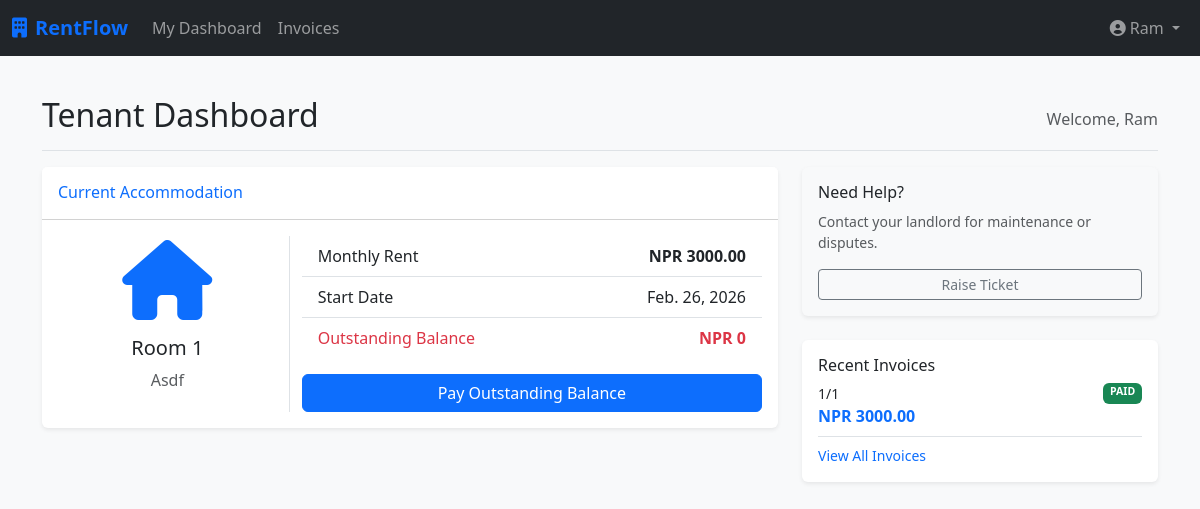
/dashboard/tenant/ (signed in), run on the app's committed database.
### properties/models.py (models this page shows, shortened)
class Tenancy(models.Model):
    tenant = models.ForeignKey(User, on_delete=models.CASCADE, related_name='tenancies')
    room = models.ForeignKey(Room, on_delete=models.CASCADE, related_name='tenancies')
    start_date = models.DateField()
    end_date = models.DateField(null=True, blank=True)
    is_active = models.BooleanField(default=True, db_index=True)
    class Meta:
        verbose_name_plural = "Tenancies"

class Room(models.Model):
    property = models.ForeignKey(Property, on_delete=models.CASCADE, related_name='rooms')
    room_number = models.CharField(max_length=10)
    monthly_rent = models.DecimalField(max_digits=10, decimal_places=2)
    capacity = models.IntegerField(default=1)
    is_active = models.BooleanField(default=True)
    created_at = models.DateTimeField(auto_now_add=True)

class Property(models.Model):
    landlord = models.ForeignKey(User, on_delete=models.CASCADE, related_name='properties')
    name = models.CharField(max_length=100)
    address = models.TextField()
    description = models.TextField(blank=True)
    created_at = models.DateTimeField(auto_now_add=True)
    class Meta:
        verbose_name_plural = "Properties"

### payments/models.py (models this page shows, shortened)
class RentInvoice(models.Model):
    STATUS_CHOICES = (
        ('PENDING', 'Pending'),
        ('PAID', 'Paid'),
        ('LATE', 'Late'),
    )
    tenancy = models.ForeignKey('properties.Tenancy', on_delete=models.CASCADE)
    month = models.IntegerField()
    year = models.IntegerField()
    amount = models.DecimalField(max_digits=10, decimal_places=2)
    due_date = models.DateField()
    status = models.CharField(max_length=10, choices=STATUS_CHOICES, default='PENDING', db_index=True)
    generated_at = models.DateTimeField(auto_now_add=True)
    class Meta:
        unique_together = ['tenancy', 'month', 'year']

### dashboard/views.py (the view)
# urls.py: path('tenant/', TenantDashboardView.as_view(), name='tenant_dash'),
class TenantDashboardView(TenantRequiredMixin, TemplateView):
    template_name = 'dashboard/tenant_dash.html'
    def get_context_data(self, **kwargs):
        context = super().get_context_data(**kwargs)
        user = self.request.user
        tenancy = Tenancy.objects.filter(tenant=user, is_active=True).first()
        context['tenancy'] = tenancy
        if tenancy:
            invoices = RentInvoice.objects.filter(tenancy=tenancy).order_by('-year', '-month')
            context['invoices'] = invoices
            total_due = invoices.aggregate(Sum('amount'))['amount__sum'] or 0
            total_paid = Payment.objects.filter(invoice__tenancy=tenancy).aggregate(Sum('paid_amount'))['paid_amount__sum'] or 0
            context['outstanding_balance'] = total_due - total_paid
        return context

### core/mixins.py (called while the page is built)
    def test_func(self):
        user = self.request.user
        return user.is_authenticated and hasattr(user, 'profile') and user.profile.role == 'TENANT'

### dashboard/templates/dashboard/tenant_dash.html (shortened to what this page needs)
{% extends 'core/base.html' %}
{% block content %}
<div class="d-flex justify-content-between flex-wrap flex-md-nowrap align-items-center pt-3 pb-2 mb-3 border-bottom">
    <h1 class="h2">Tenant Dashboard</h1>
    <div class="btn-toolbar mb-2 mb-md-0 text-muted">
        Welcome, {{ user.username }}
    </div>
</div>
{% if tenancy %}
<div class="row">
    <div class="col-lg-8 mb-4">
        <div class="card shadow-sm border-0">
            <div class="card-header bg-white py-3">
                <h6 class="m-0 font-weight-bold text-primary">Current Accommodation</h6>
            </div>
            <div class="card-body">
                <div class="row align-items-center">
                    <div class="col-md-4 text-center">
                        <i class="fas fa-home fa-5x text-primary mb-3"></i>
                        <h5>Room {{ tenancy.room.room_number }}</h5>
                        <p class="text-muted">{{ tenancy.room.property.name }}</p>
                    </div>
                    <div class="col-md-8 border-start">
                        <ul class="list-group list-group-flush">
                            <li class="list-group-item d-flex justify-content-between align-items-center">
                                Monthly Rent <span><strong>NPR {{ tenancy.room.monthly_rent }}</strong></span>
                            </li>
                            <li class="list-group-item d-flex justify-content-between align-items-center">
                                Start Date <span>{{ tenancy.start_date }}</span>
                            </li>
                            <li class="list-group-item d-flex justify-content-between align-items-center text-danger">
                                Outstanding Balance <span><strong>NPR {{ outstanding_balance }}</strong></span>
                            </li>
                        </ul>
                        <div class="d-grid mt-3">
                            <a href="{% url 'payments:invoice_list' %}" class="btn btn-primary">Pay Outstanding
                                Balance</a>
                        </div>
                    </div>
                </div>
            </div>
        </div>
    </div>
    <div class="col-lg-4 mb-4">
        <div class="card shadow-sm border-0 mb-4 bg-light">
            <div class="card-body">
                <h6>Need Help?</h6>
                <p class="small text-muted">Contact your landlord for maintenance or disputes.</p>
                <button class="btn btn-sm btn-outline-secondary w-100">Raise Ticket</button>
            </div>
        </div>
        <div class="card shadow-sm border-0">
            <div class="card-body">
                <h6>Recent Invoices</h6>
                <ul class="list-unstyled mb-0">
                    {% for invoice in invoices|slice:":3" %}
                    <li class="mb-2 pb-2 border-bottom">
                        <div class="d-flex justify-content-between small">
                            <span>{{ invoice.month }}/{{ invoice.year }}</span>
                            <span
                                class="badge {% if invoice.status == 'PAID' %}bg-success{% else %}bg-warning text-dark{% endif %}">
                                {{ invoice.status }}
                            </span>
                        </div>
                        <div class="text-primary fw-bold">NPR {{ invoice.amount }}</div>
                    </li>
                    {% empty %}
                    <li class="text-muted small">No invoices yet.</li>
                    {% endfor %}
                </ul>
                <a href="{% url 'payments:invoice_list' %}" class="small text-decoration-none mt-2 d-block">View All
                    Invoices</a>
            </div>
        </div>
    </div>
</div>
{% else %}
<div class="alert alert-info py-5 text-center">
    <i class="fas fa-info-circle fa-3x mb-3 text-info"></i>
    <h4>No active tenancy found!</h4>
    <p class="mb-0">You are currently not assigned to any room. Please contact the landlord or administrator.</p>
</div>
{% endif %}
{% endblock %}

### core/templates/core/base.html (shortened to what this page needs)
<!DOCTYPE html>
<html lang="en">
<head>
    <link href="https://cdn.jsdelivr.net/npm/bootstrap@5.3.0/dist/css/bootstrap.min.css" rel="stylesheet">
    <link rel="stylesheet" href="https://cdnjs.cloudflare.com/ajax/libs/font-awesome/6.0.0/all.min.css">
</head>
<body>
    <nav class="navbar navbar-expand-lg navbar-dark bg-dark mb-4">
        <div class="container-fluid">
            <a class="navbar-brand" href="#"><i class="fa-solid fa-building me-2"></i>RentFlow</a>
            <div class="collapse navbar-collapse" id="navbarNav">
                <ul class="navbar-nav me-auto">
                    {% if user.is_authenticated %}
                    {% if user.profile.role == 'LANDLORD' %}
                    <li class="nav-item">
                        <a class="nav-item nav-link" href="{% url 'dashboard:landlord_dash' %}">Dashboard</a>
                    </li>
                    <li class="nav-item">
                        <a class="nav-item nav-link" href="{% url 'properties:property_list' %}">Properties</a>
                    </li>
                    <li class="nav-item">
                        <a class="nav-item nav-link" href="{% url 'properties:room_list' %}">Rooms</a>
                    </li>
                    {% elif user.profile.role == 'TENANT' %}
                    <li class="nav-item">
                        <a class="nav-item nav-link" href="{% url 'dashboard:tenant_dash' %}">My Dashboard</a>
                    </li>
                    {% endif %}
                    <li class="nav-item">
                        <a class="nav-item nav-link" href="{% url 'payments:invoice_list' %}">Invoices</a>
                    </li>
                    {% endif %}
                </ul>
                <ul class="navbar-nav">
                    {% if user.is_authenticated %}
                    <a class="nav-link dropdown-toggle" href="#" id="navbarDropdown" role="button"
                        data-bs-toggle="dropdown" aria-expanded="false">
                        <i class="fa-solid fa-user-circle me-1"></i>{{ user.username }}
                    </a>
                    {% else %}
                    <li class="nav-item">
                        <a class="nav-link" href="{% url 'login' %}">Login</a>
                    </li>
                    {% endif %}
                </ul>
            </div>
        </div>
    </nav>
    <div class="container">
        {% block content %}
        {% endblock %}
    </div>
</body>
</html>

### core/templates/core/base.html (style rules this page uses)
body { background-color: #f8f9fa; }
.navbar-brand { font-weight: bold; color: #0d6efd !important; }

### data on the page
Tenancy: room.room_number "1", room.property.name "Asdf", room.monthly_rent "3000.00", start_date "Feb. 26, 2026"
RentInvoice: month "1", year "1", status "PAID", amount "3000.00"

### other printed values
{{ user.username }} "Ram"
{{ outstanding_balance }} "0"
